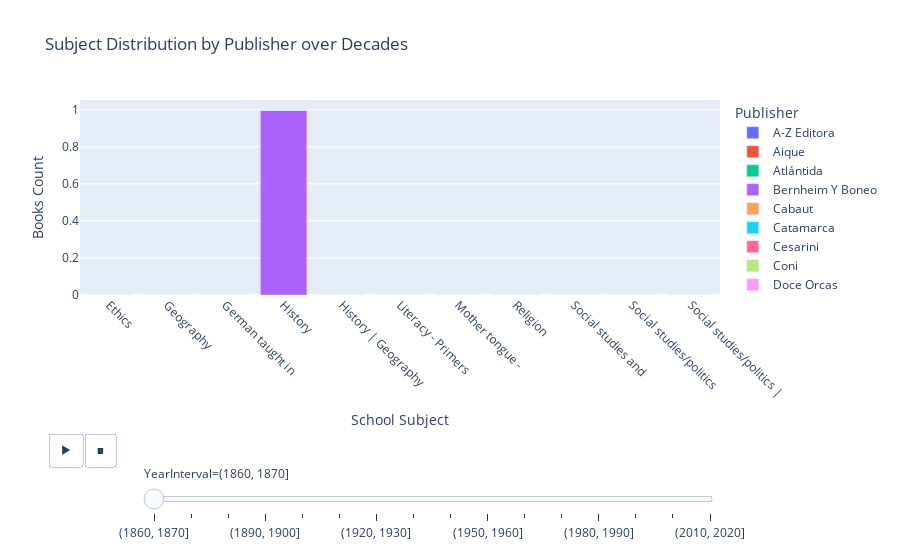

Notebook code cell kept with this figure:
### Code cell
# Graph with Plotly Express: Animated Bar Chart of Subject Distribution by Publisher over Decades

fig = px.bar(
        df.groupby([
                'YearInterval', 
                df['School Subject'].str.split().str.slice(0, 3).str.join(' '),  # cut subject to first 3 words
                'Publisher'
            ]).size().reset_index(name='Books Count'),
    x="School Subject",
    y="Books Count",
    color="Publisher",
    animation_frame="YearInterval", # decade animation
    title="Subject Distribution by Publisher over Decades",
    category_orders={"YearInterval": sorted(df['YearInterval'].unique())}
)
# rotate x-axis labels to avoid overlap
fig.update_xaxes(
    tickangle=45,
    automargin=True
)

# move menu and slider down to avoid overlap with x-axis labels
fig.update_layout(
    margin=dict(b=100),  # move bottom margin
    updatemenus=[{
        "type": "buttons",
        "showactive": False,
        "x": -0.05,       # move buttons to the left
        "y": -0.35,      # move buttons 
        "xanchor": "left",
        "yanchor": "top"
    }],
    sliders=[{
        "x": 0.1,        # move slider 
        "y": -0.55,      # move slider down
        "xanchor": "left",
        "yanchor": "top"
    }]
)

fig.show()

### Figure 1 — Plotly figure (JSON) as saved in the notebook; plotly's stock layout.template omitted (floating-point values rounded to 4 significant figures)
{"data": [{"hovertemplate": "Publisher=A-Z Editora<br>YearInterval=(1860, 1870]<br>School Subject=%{x}<br>Books Count=%{y}<extra></extra>", "legendgroup": "A-Z Editora", "marker": {"color": "#636efa", "pattern": {"shape": ""}}, "name": "A-Z Editora", "orientation": "v", "showlegend": true, "textposition": "auto", "type": "bar", "x": ["Ethics", "Geography", "German taught in", "History", "History | Geography", "Literacy - Primers", "Mother tongue -", "Religion", "Social studies and", "Social studies/politics", "Social studies/politics |"], "xaxis": "x", "y": [0, 0, 0, 0, 0, 0, 0, 0, 0, 0, 0], "yaxis": "y"}, {"hovertemplate": "Publisher=Aique<br>YearInterval=(1860, 1870]<br>School Subject=%{x}<br>Books Count=%{y}<extra></extra>", "legendgroup": "Aique", "marker": {"color": "#EF553B", "pattern": {"shape": ""}}, "name": "Aique", "orientation": "v", "showlegend": true, "textposition": "auto", "type": "bar", "x": ["Ethics", "Geography", "German taught in", "History", "History | Geography", "Literacy - Primers", "Mother tongue -", "Religion", "Social studies and", "Social studies/politics", "Social studies/politics |"], "xaxis": "x", "y": [0, 0, 0, 0, 0, 0, 0, 0, 0, 0, 0], "yaxis": "y"}, {"hovertemplate": "Publisher=Atlántida<br>YearInterval=(1860, 1870]<br>School Subject=%{x}<br>Books Count=%{y}<extra></extra>", "legendgroup": "Atlántida", "marker": {"color": "#00cc96", "pattern": {"shape": ""}}, "name": "Atlántida", "orientation": "v", "showlegend": true, "textposition": "auto", "type": "bar", "x": ["Ethics", "Geography", "German taught in", "History", "History | Geography", "Literacy - Primers", "Mother tongue -", "Religion", "Social studies and", "Social studies/politics", "Social studies/politics |"], "xaxis": "x", "y": [0, 0, 0, 0, 0, 0, 0, 0, 0, 0, 0], "yaxis": "y"}, {"hovertemplate": "Publisher=Bernheim Y Boneo<br>YearInterval=(1860, 1870]<br>School Subject=%{x}<br>Books Count=%{y}<extra></extra>", "legendgroup": "Bernheim Y Boneo", "marker": {"color": "#ab63fa", "pattern": {"shape": ""}}, "name": "Bernheim Y Boneo", "orientation": "v", "showlegend": true, "textposition": "auto", "type": "bar", "x": ["Ethics", "Geography", "German taught in", "History", "History | Geography", "Literacy - Primers", "Mother tongue -", "Religion", "Social studies and", "Social studies/politics", "Social studies/politics |"], "xaxis": "x", "y": [0, 0, 0, 1, 0, 0, 0, 0, 0, 0, 0], "yaxis": "y"}, {"hovertemplate": "Publisher=Cabaut<br>YearInterval=(1860, 1870]<br>School Subject=%{x}<br>Books Count=%{y}<extra></extra>", "legendgroup": "Cabaut", "marker": {"color": "#FFA15A", "pattern": {"shape": ""}}, "name": "Cabaut", "orientation": "v", "showlegend": true, "textposition": "auto", "type": "bar", "x": ["Ethics", "Geography", "German taught in", "History", "History | Geography", "Literacy - Primers", "Mother tongue -", "Religion", "Social studies and", "Social studies/politics", "Social studies/politics |"], "xaxis": "x", "y": [0, 0, 0, 0, 0, 0, 0, 0, 0, 0, 0], "yaxis": "y"}, {"hovertemplate": "Publisher=Catamarca<br>YearInterval=(1860, 1870]<br>School Subject=%{x}<br>Books Count=%{y}<extra></extra>", "legendgroup": "Catamarca", "marker": {"color": "#19d3f3", "pattern": {"shape": ""}}, "name": "Catamarca", "orientation": "v", "showlegend": true, "textposition": "auto", "type": "bar", "x": ["Ethics", "Geography", "German taught in", "History", "History | Geography", "Literacy - Primers", "Mother tongue -", "Religion", "Social studies and", "Social studies/politics", "Social studies/politics |"], "xaxis": "x", "y": [0, 0, 0, 0, 0, 0, 0, 0, 0, 0, 0], "yaxis": "y"}, {"hovertemplate": "Publisher=Cesarini<br>YearInterval=(1860, 1870]<br>School Subject=%{x}<br>Books Count=%{y}<extra></extra>", "legendgroup": "Cesarini", "marker": {"color": "#FF6692", "pattern": {"shape": ""}}, "name": "Cesarini", "orientation": "v", "showlegend": true, "textposition": "auto", "type": "bar", "x": ["Ethics", "Geography", "German taught in", "History", "History | Geography", "Literacy - Primers", "Mother tongue -", "Religion", "Social studies and", "Social studies/politics", "Social studies/politics |"], "xaxis": "x", "y": [0, 0, 0, 0, 0, 0, 0, 0, 0, 0, 0], "yaxis": "y"}, {"hovertemplate": "Publisher=Coni<br>YearInterval=(1860, 1870]<br>School Subject=%{x}<br>Books Count=%{y}<extra></extra>", "legendgroup": "Coni", "marker": {"color": "#B6E880", "pattern": {"shape": ""}}, "name": "Coni", "orientation": "v", "showlegend": true, "textposition": "auto", "type": "bar", "x": ["Ethics", "Geography", "German taught in", "History", "History | Geography", "Literacy - Primers", "Mother tongue -", "Religion", "Social studies and", "Social studies/politics", "Social studies/politics |"], "xaxis": "x", "y": [0, 0, 0, 0, 0, 0, 0, 0, 0, 0, 0], "yaxis": "y"}, {"hovertemplate": "Publisher=Doce Orcas<br>YearInterval=(1860, 1870]<br>School Subject=%{x}<br>Books Count=%{y}<extra></extra>", "legendgroup": "Doce Orcas", "marker": {"color": "#FF97FF", "pattern": {"shape": ""}}, "name": "Doce Orcas", "orientation": "v", "showlegend": true, "textposition": "auto", "type": "bar", "x": ["Ethics", "Geography", "German taught in", "History", "History | Geography", "Literacy - Primers", "Mother tongue -", "Religion", "Social studies and", "Social studies/politics", "Social studies/politics |"], "xaxis": "x", "y": [0, 0, 0, 0, 0, 0, 0, 0, 0, 0, 0], "yaxis": "y"}, {"hovertemplate": "Publisher=Ed. Braga<br>YearInterval=(1860, 1870]<br>School Subject=%{x}<br>Books Count=%{y}<extra></extra>", "legendgroup": "Ed. Braga", "marker": {"color": "#FECB52", "pattern": {"shape": ""}}, "name": "Ed. Braga", "orientation": "v", "showlegend": true, "textposition": "auto", "type": "bar", "x": ["Ethics", "Geography", "German taught in", "History", "History | Geography", "Literacy - Primers", "Mother tongue -", "Religion", "Social studies and", "Social studies/politics", "Social studies/politics |"], "xaxis": "x", "y": [0, 0, 0, 0, 0, 0, 0, 0, 0, 0, 0], "yaxis": "y"}, {"hovertemplate": "Publisher=Ed. Copihue<br>YearInterval=(1860, 1870]<br>School Subject=%{x}<br>Books Count=%{y}<extra></extra>", "legendgroup": "Ed. Copihue", "marker": {"color": "#636efa", "pattern": {"shape": ""}}, "name": "Ed. Copihue", "orientation": "v", "showlegend": true, "textposition": "auto", "type": "bar", "x": ["Ethics", "Geography", "German taught in", "History", "History | Geography", "Literacy - Primers", "Mother tongue -", "Religion", "Social studies and", "Social studies/politics", "Social studies/politics |"], "xaxis": "x", "y": [0, 0, 0, 0, 0, 0, 0, 0, 0, 0, 0], "yaxis": "y"}, {"hovertemplate": "Publisher=Ed. Crespillo<br>YearInterval=(1860, 1870]<br>School Subject=%{x}<br>Books Count=%{y}<extra></extra>", "legendgroup": "Ed. Crespillo", "marker": {"color": "#EF553B", "pattern": {"shape": ""}}, "name": "Ed. Crespillo", "orientation": "v", "showlegend": true, "textposition": "auto", "type": "bar", "x": ["Ethics", "Geography", "German taught in", "History", "History | Geography", "Literacy - Primers", "Mother tongue -", "Religion", "Social studies and", "Social studies/politics", "Social studies/politics |"], "xaxis": "x", "y": [0, 0, 0, 0, 0, 0, 0, 0, 0, 0, 0], "yaxis": "y"}, {"hovertemplate": "Publisher=Ed. Peuser<br>YearInterval=(1860, 1870]<br>School Subject=%{x}<br>Books Count=%{y}<extra></extra>", "legendgroup": "Ed. Peuser", "marker": {"color": "#00cc96", "pattern": {"shape": ""}}, "name": "Ed. Peuser", "orientation": "v", "showlegend": true, "textposition": "auto", "type": "bar", "x": ["Ethics", "Geography", "German taught in", "History", "History | Geography", "Literacy - Primers", "Mother tongue -", "Religion", "Social studies and", "Social studies/politics", "Social studies/politics |"], "xaxis": "x", "y": [0, 0, 0, 0, 0, 0, 0, 0, 0, 0, 0], "yaxis": "y"}, {"hovertemplate": "Publisher=Estrada<br>YearInterval=(1860, 1870]<br>School Subject=%{x}<br>Books Count=%{y}<extra></extra>", "legendgroup": "Estrada", "marker": {"color": "#ab63fa", "pattern": {"shape": ""}}, "name": "Estrada", "orientation": "v", "showlegend": true, "textposition": "auto", "type": "bar", "x": ["Ethics", "Geography", "German taught in", "History", "History | Geography", "Literacy - Primers", "Mother tongue -", "Religion", "Social studies and", "Social studies/politics", "Social studies/politics |"], "xaxis": "x", "y": [0, 0, 0, 0, 0, 0, 0, 0, 0, 0, 0], "yaxis": "y"}, {"hovertemplate": "Publisher=Fernández<br>YearInterval=(1860, 1870]<br>School Subject=%{x}<br>Books Count=%{y}<extra></extra>", "legendgroup": "Fernández", "marker": {"color": "#FFA15A", "pattern": {"shape": ""}}, "name": "Fernández", "orientation": "v", "showlegend": true, "textposition": "auto", "type": "bar", "x": ["Ethics", "Geography", "German taught in", "History", "History | Geography", "Literacy - Primers", "Mother tongue -", "Religion", "Social studies and", "Social studies/politics", "Social studies/politics |"], "xaxis": "x", "y": [0, 0, 0, 0, 0, 0, 0, 0, 0, 0, 0], "yaxis": "y"}, {"hovertemplate": "Publisher=Franzetti Y Cía<br>YearInterval=(1860, 1870]<br>School Subject=%{x}<br>Books Count=%{y}<extra></extra>", "legendgroup": "Franzetti Y Cía", "marker": {"color": "#19d3f3", "pattern": {"shape": ""}}, "name": "Franzetti Y Cía", "orientation": "v", "showlegend": true, "textposition": "auto", "type": "bar", "x": ["Ethics", "Geography", "German taught in", "History", "History | Geography", "Literacy - Primers", "Mother tongue -", "Religion", "Social studies and", "Social studies/politics", "Social studies/politics |"], "xaxis": "x", "y": [0, 0, 0, 0, 0, 0, 0, 0, 0, 0, 0], "yaxis": "y"}, {"hovertemplate": "Publisher=Goethe-Institut<br>YearInterval=(1860, 1870]<br>School Subject=%{x}<br>Books Count=%{y}<extra></extra>", "legendgroup": "Goethe-Institut", "marker": {"color": "#FF6692", "pattern": {"shape": ""}}, "name": "Goethe-Institut", "orientation": "v", "showlegend": true, "textposition": "auto", "type": "bar", "x": ["Ethics", "Geography", "German taught in", "History", "History | Geography", "Literacy - Primers", "Mother tongue -", "Religion", "Social studies and", "Social studies/politics", "Social studies/politics |"], "xaxis": "x", "y": [0, 0, 0, 0, 0, 0, 0, 0, 0, 0, 0], "yaxis": "y"}, {"hovertemplate": "Publisher=Hme<br>YearInterval=(1860, 1870]<br>School Subject=%{x}<br>Books Count=%{y}<extra></extra>", "legendgroup": "Hme", "marker": {"color": "#B6E880", "pattern": {"shape": ""}}, "name": "Hme", "orientation": "v", "showlegend": true, "textposition": "auto", "type": "bar", "x": ["Ethics", "Geography", "German taught in", "History", "History | Geography", "Literacy - Primers", "Mother tongue -", "Religion", "Social studies and", "Social studies/politics", "Social studies/politics |"], "xaxis": "x", "y": [0, 0, 0, 0, 0, 0, 0, 0, 0, 0, 0], "yaxis": "y"}, {"hovertemplate": "Publisher=Igon<br>YearInterval=(1860, 1870]<br>School Subject=%{x}<br>Books Count=%{y}<extra></extra>", "legendgroup": "Igon", "marker": {"color": "#FF97FF", "pattern": {"shape": ""}}, "name": "Igon", "orientation": "v", "showlegend": true, "textposition": "auto", "type": "bar", "x": ["Ethics", "Geography", "German taught in", "History", "History | Geography", "Literacy - Primers", "Mother tongue -", "Religion", "Social studies and", "Social studies/politics", "Social studies/politics |"], "xaxis": "x", "y": [0, 0, 0, 0, 0, 0, 0, 0, 0, 0, 0], "yaxis": "y"}, {"hovertemplate": "Publisher=J. Lajouane<br>YearInterval=(1860, 1870]<br>School Subject=%{x}<br>Books Count=%{y}<extra></extra>", "legendgroup": "J. Lajouane", "marker": {"color": "#FECB52", "pattern": {"shape": ""}}, "name": "J. Lajouane", "orientation": "v", "showlegend": true, "textposition": "auto", "type": "bar", "x": ["Ethics", "Geography", "German taught in", "History", "History | Geography", "Literacy - Primers", "Mother tongue -", "Religion", "Social studies and", "Social studies/politics", "Social studies/politics |"], "xaxis": "x", "y": [0, 0, 0, 0, 0, 0, 0, 0, 0, 0, 0], "yaxis": "y"}, {"hovertemplate": "Publisher=Kapelusz<br>YearInterval=(1860, 1870]<br>School Subject=%{x}<br>Books Count=%{y}<extra></extra>", "legendgroup": "Kapelusz", "marker": {"color": "#636efa", "pattern": {"shape": ""}}, "name": "Kapelusz", "orientation": "v", "showlegend": true, "textposition": "auto", "type": "bar", "x": ["Ethics", "Geography", "German taught in", "History", "History | Geography", "Literacy - Primers", "Mother tongue -", "Religion", "Social studies and", "Social studies/politics", "Social studies/politics |"], "xaxis": "x", "y": [0, 0, 0, 0, 0, 0, 0, 0, 0, 0, 0], "yaxis": "y"}, {"hovertemplate": "Publisher=Lajouane<br>YearInterval=(1860, 1870]<br>School Subject=%{x}<br>Books Count=%{y}<extra></extra>", "legendgroup": "Lajouane", "marker": {"color": "#EF553B", "pattern": {"shape": ""}}, "name": "Lajouane", "orientation": "v", "showlegend": true, "textposition": "auto", "type": "bar", "x": ["Ethics", "Geography", "German taught in", "History", "History | Geography", "Literacy - Primers", "Mother tongue -", "Religion", "Social studies and", "Social studies/politics", "Social studies/politics |"], "xaxis": "x", "y": [0, 0, 0, 0, 0, 0, 0, 0, 0, 0, 0], "yaxis": "y"}, {"hovertemplate": "Publisher=Lasserre<br>YearInterval=(1860, 1870]<br>School Subject=%{x}<br>Books Count=%{y}<extra></extra>", "legendgroup": "Lasserre", "marker": {"color": "#00cc96", "pattern": {"shape": ""}}, "name": "Lasserre", "orientation": "v", "showlegend": true, "textposition": "auto", "type": "bar", "x": ["Ethics", "Geography", "German taught in", "History", "History | Geography", "Literacy - Primers", "Mother tongue -", "Religion", "Social studies and", "Social studies/politics", "Social studies/politics |"], "xaxis": "x", "y": [0, 0, 0, 0, 0, 0, 0, 0, 0, 0, 0], "yaxis": "y"}, {"hovertemplate": "Publisher=Librería De Mayo<br>YearInterval=(1860, 1870]<br>School Subject=%{x}<br>Books Count=%{y}<extra></extra>", "legendgroup": "Librería De Mayo", "marker": {"color": "#ab63fa", "pattern": {"shape": ""}}, "name": "Librería De Mayo", "orientation": "v", "showlegend": true, "textposition": "auto", "type": "bar", "x": ["Ethics", "Geography", "German taught in", "History", "History | Geography", "Literacy - Primers", "Mother tongue -", "Religion", "Social studies and", "Social studies/politics", "Social studies/politics |"], "xaxis": "x", "y": [0, 0, 0, 0, 0, 0, 0, 0, 0, 0, 0], "yaxis": "y"}, {"hovertemplate": "Publisher=Librería Del Colegio<br>YearInterval=(1860, 1870]<br>School Subject=%{x}<br>Books Count=%{y}<extra></extra>", "legendgroup": "Librería Del Colegio", "marker": {"color": "#FFA15A", "pattern": {"shape": ""}}, "name": "Librería Del Colegio", "orientation": "v", "showlegend": true, "textposition": "auto", "type": "bar", "x": ["Ethics", "Geography", "German taught in", "History", "History | Geography", "Literacy - Primers", "Mother tongue -", "Religion", "Social studies and", "Social studies/politics", "Social studies/politics |"], "xaxis": "x", "y": [0, 0, 0, 0, 0, 0, 0, 0, 0, 0, 0], "yaxis": "y"}, {"hovertemplate": "Publisher=Librería La Nena<br>YearInterval=(1860, 1870]<br>School Subject=%{x}<br>Books Count=%{y}<extra></extra>", "legendgroup": "Librería La Nena", "marker": {"color": "#19d3f3", "pattern": {"shape": ""}}, "name": "Librería La Nena", "orientation": "v", "showlegend": true, "textposition": "auto", "type": "bar", "x": ["Ethics", "Geography", "German taught in", "History", "History | Geography", "Literacy - Primers", "Mother tongue -", "Religion", "Social studies and", "Social studies/politics", "Social studies/politics |"], "xaxis": "x", "y": [0, 0, 0, 0, 0, 0, 0, 0, 0, 0, 0], "yaxis": "y"}, {"hovertemplate": "Publisher=Losada<br>YearInterval=(1860, 1870]<br>School Subject=%{x}<br>Books Count=%{y}<extra></extra>", "legendgroup": "Losada", "marker": {"color": "#FF6692", "pattern": {"shape": ""}}, "name": "Losada", "orientation": "v", "showlegend": true, "textposition": "auto", "type": "bar", "x": ["Ethics", "Geography", "German taught in", "History", "History | Geography", "Literacy - Primers", "Mother tongue -", "Religion", "Social studies and", "Social studies/politics", "Social studies/politics |"], "xaxis": "x", "y": [0, 0, 0, 0, 0, 0, 0, 0, 0, 0, 0], "yaxis": "y"}, {"hovertemplate": "Publisher=Mawis<br>YearInterval=(1860, 1870]<br>School Subject=%{x}<br>Books Count=%{y}<extra></extra>", "legendgroup": "Mawis", "marker": {"color": "#B6E880", "pattern": {"shape": ""}}, "name": "Mawis", "orientation": "v", "showlegend": true, "textposition": "auto", "type": "bar", "x": ["Ethics", "Geography", "German taught in", "History", "History | Geography", "Literacy - Primers", "Mother tongue -", "Religion", "Social studies and", "Social studies/politics", "Social studies/politics |"], "xaxis": "x", "y": [0, 0, 0, 0, 0, 0, 0, 0, 0, 0, 0], "yaxis": "y"}, {"hovertemplate": "Publisher=Mercur<br>YearInterval=(1860, 1870]<br>School Subject=%{x}<br>Books Count=%{y}<extra></extra>", "legendgroup": "Mercur", "marker": {"color": "#FF97FF", "pattern": {"shape": ""}}, "name": "Mercur", "orientation": "v", "showlegend": true, "textposition": "auto", "type": "bar", "x": ["Ethics", "Geography", "German taught in", "History", "History | Geography", "Literacy - Primers", "Mother tongue -", "Religion", "Social studies and", "Social studies/politics", "Social studies/politics |"], "xaxis": "x", "y": [0, 0, 0, 0, 0, 0, 0, 0, 0, 0, 0], "yaxis": "y"}, {"hovertemplate": "Publisher=Plus Ultra<br>YearInterval=(1860, 1870]<br>School Subject=%{x}<br>Books Count=%{y}<extra></extra>", "legendgroup": "Plus Ultra", "marker": {"color": "#FECB52", "pattern": {"shape": ""}}, "name": "Plus Ultra", "orientation": "v", "showlegend": true, "textposition": "auto", "type": "bar", "x": ["Ethics", "Geography", "German taught in", "History", "History | Geography", "Literacy - Primers", "Mother tongue -", "Religion", "Social studies and", "Social studies/politics", "Social studies/politics |"], "xaxis": "x", "y": [0, 0, 0, 0, 0, 0, 0, 0, 0, 0, 0], "yaxis": "y"}, {"hovertemplate": "Publisher=Puerto De Palos<br>YearInterval=(1860, 1870]<br>School Subject=%{x}<br>Books Count=%{y}<extra></extra>", "legendgroup": "Puerto De Palos", "marker": {"color": "#636efa", "pattern": {"shape": ""}}, "name": "Puerto De Palos", "orientation": "v", "showlegend": true, "textposition": "auto", "type": "bar", "x": ["Ethics", "Geography", "German taught in", "History", "History | Geography", "Literacy - Primers", "Mother tongue -", "Religion", "Social studies and", "Social studies/politics", "Social studies/politics |"], "xaxis": "x", "y": [0, 0, 0, 0, 0, 0, 0, 0, 0, 0, 0], "yaxis": "y"}, {"hovertemplate": "Publisher=Santillana<br>YearInterval=(1860, 1870]<br>School Subject=%{x}<br>Books Count=%{y}<extra></extra>", "legendgroup": "Santillana", "marker": {"color": "#EF553B", "pattern": {"shape": ""}}, "name": "Santillana", "orientation": "v", "showlegend": true, "textposition": "auto", "type": "bar", "x": ["Ethics", "Geography", "German taught in", "History", "History | Geography", "Literacy - Primers", "Mother tongue -", "Religion", "Social studies and", "Social studies/politics", "Social studies/politics |"], "xaxis": "x", "y": [0, 0, 0, 0, 0, 0, 0, 0, 0, 0, 0], "yaxis": "y"}, {"hovertemplate": "Publisher=Sesé<br>YearInterval=(1860, 1870]<br>School Subject=%{x}<br>Books Count=%{y}<extra></extra>", "legendgroup": "Sesé", "marker": {"color": "#00cc96", "pattern": {"shape": ""}}, "name": "Sesé", "orientation": "v", "showlegend": true, "textposition": "auto", "type": "bar", "x": ["Ethics", "Geography", "German taught in", "History", "History | Geography", "Literacy - Primers", "Mother tongue -", "Religion", "Social studies and", "Social studies/politics", "Social studies/politics |"], "xaxis": "x", "y": [0, 0, 0, 0, 0, 0, 0, 0, 0, 0, 0], "yaxis": "y"}, {"hovertemplate": "Publisher=Stella<br>YearInterval=(1860, 1870]<br>School Subject=%{x}<br>Books Count=%{y}<extra></extra>", "legendgroup": "Stella", "marker": {"color": "#ab63fa", "pattern": {"shape": ""}}, "name": "Stella", "orientation": "v", "showlegend": true, "textposition": "auto", "type": "bar", "x": ["Ethics", "Geography", "German taught in", "History", "History | Geography", "Literacy - Primers", "Mother tongue -", "Religion", "Social studies and", "Social studies/politics", "Social studies/politics |"], "xaxis": "x", "y": [0, 0, 0, 0, 0, 0, 0, 0, 0, 0, 0], "yaxis": "y"}, {"hovertemplate": "Publisher=Tinta Fresca<br>YearInterval=(1860, 1870]<br>School Subject=%{x}<br>Books Count=%{y}<extra></extra>", "legendgroup": "Tinta Fresca", "marker": {"color": "#FFA15A", "pattern": {"shape": ""}}, "name": "Tinta Fresca", "orientation": "v", "showlegend": true, "textposition": "auto", "type": "bar", "x": ["Ethics", "Geography", "German taught in", "History", "History | Geography", "Literacy - Primers", "Mother tongue -", "Religion", "Social studies and", "Social studies/politics", "Social studies/politics |"], "xaxis": "x", "y": [0, 0, 0, 0, 0, 0, 0, 0, 0, 0, 0], "yaxis": "y"}, {"hovertemplate": "Publisher=Troquel<br>YearInterval=(1860, 1870]<br>School Subject=%{x}<br>Books Count=%{y}<extra></extra>", "legendgroup": "Troquel", "marker": {"color": "#19d3f3", "pattern": {"shape": ""}}, "name": "Troquel", "orientation": "v", "showlegend": true, "textposition": "auto", "type": "bar", "x": ["Ethics", "Geography", "German taught in", "History", "History | Geography", "Literacy - Primers", "Mother tongue -", "Religion", "Social studies and", "Social studies/politics", "Social studies/politics |"], "xaxis": "x", "y": [0, 0, 0, 0, 0, 0, 0, 0, 0, 0, 0], "yaxis": "y"}], "layout": {"barmode": "relative", "legend": {"title": {"text": "Publisher"}, "tracegroupgap": 0}, "margin": {"b": 100}, "sliders": [{"active": 0, "currentvalue": {"prefix": "YearInterval="}, "len": 0.9, "pad": {"b": 10, "t": 60}, "steps": [{"args": [["(1860, 1870]"], {"frame": {"duration": 0, "redraw": true}, "fromcurrent": true, "mode": "immediate", "transition": {"duration": 0, "easing": "linear"}}], "label": "(1860, 1870]", "method": "animate"}, {"args": [["(1870, 1880]"], {"frame": {"duration": 0, "redraw": true}, "fromcurrent": true, "mode": "immediate", "transition": {"duration": 0, "easing": "linear"}}], "label": "(1870, 1880]", "method": "animate"}, {"args": [["(1880, 1890]"], {"frame": {"duration": 0, "redraw": true}, "fromcurrent": true, "mode": "immediate", "transition": {"duration": 0, "easing": "linear"}}], "label": "(1880, 1890]", "method": "animate"}, {"args": [["(1890, 1900]"], {"frame": {"duration": 0, "redraw": true}, "fromcurrent": true, "mode": "immediate", "transition": {"duration": 0, "easing": "linear"}}], "label": "(1890, 1900]", "method": "animate"}, {"args": [["(1900, 1910]"], {"frame": {"duration": 0, "redraw": true}, "fromcurrent": true, "mode": "immediate", "transition": {"duration": 0, "easing": "linear"}}], "label": "(1900, 1910]", "method": "animate"}, {"args": [["(1910, 1920]"], {"frame": {"duration": 0, "redraw": true}, "fromcurrent": true, "mode": "immediate", "transition": {"duration": 0, "easing": "linear"}}], "label": "(1910, 1920]", "method": "animate"}, {"args": [["(1920, 1930]"], {"frame": {"duration": 0, "redraw": true}, "fromcurrent": true, "mode": "immediate", "transition": {"duration": 0, "easing": "linear"}}], "label": "(1920, 1930]", "method": "animate"}, {"args": [["(1930, 1940]"], {"frame": {"duration": 0, "redraw": true}, "fromcurrent": true, "mode": "immediate", "transition": {"duration": 0, "easing": "linear"}}], "label": "(1930, 1940]", "method": "animate"}, {"args": [["(1940, 1950]"], {"frame": {"duration": 0, "redraw": true}, "fromcurrent": true, "mode": "immediate", "transition": {"duration": 0, "easing": "linear"}}], "label": "(1940, 1950]", "method": "animate"}, {"args": [["(1950, 1960]"], {"frame": {"duration": 0, "redraw": true}, "fromcurrent": true, "mode": "immediate", "transition": {"duration": 0, "easing": "linear"}}], "label": "(1950, 1960]", "method": "animate"}, {"args": [["(1960, 1970]"], {"frame": {"duration": 0, "redraw": true}, "fromcurrent": true, "mode": "immediate", "transition": {"duration": 0, "easing": "linear"}}], "label": "(1960, 1970]", "method": "animate"}, {"args": [["(1970, 1980]"], {"frame": {"duration": 0, "redraw": true}, "fromcurrent": true, "mode": "immediate", "transition": {"duration": 0, "easing": "linear"}}], "label": "(1970, 1980]", "method": "animate"}, {"args": [["(1980, 1990]"], {"frame": {"duration": 0, "redraw": true}, "fromcurrent": true, "mode": "immediate", "transition": {"duration": 0, "easing": "linear"}}], "label": "(1980, 1990]", "method": "animate"}, {"args": [["(1990, 2000]"], {"frame": {"duration": 0, "redraw": true}, "fromcurrent": true, "mode": "immediate", "transition": {"duration": 0, "easing": "linear"}}], "label": "(1990, 2000]", "method": "animate"}, {"args": [["(2000, 2010]"], {"frame": {"duration": 0, "redraw": true}, "fromcurrent": true, "mode": "immediate", "transition": {"duration": 0, "easing": "linear"}}], "label": "(2000, 2010]", "method": "animate"}, {"args": [["(2010, 2020]"], {"frame": {"duration": 0, "redraw": true}, "fromcurrent": true, "mode": "immediate", "transition": {"duration": 0, "easing": "linear"}}], "label": "(2010, 2020]", "method": "animate"}], "x": 0.1, "xanchor": "left", "y": -0.55, "yanchor": "top"}], "title": {"text": "Subject Distribution by Publisher over Decades"}, "updatemenus": [{"buttons": [{"args": [null, {"frame": {"duration": 500, "redraw": true}, "fromcurrent": true, "mode": "immediate", "transition": {"duration": 500, "easing": "linear"}}], "label": "&#9654;", "method": "animate"}, {"args": [[null], {"frame": {"duration": 0, "redraw": true}, "fromcurrent": true, "mode": "immediate", "transition": {"duration": 0, "easing": "linear"}}], "label": "&#9724;", "method": "animate"}], "direction": "left", "pad": {"r": 10, "t": 70}, "showactive": false, "type": "buttons", "x": -0.05, "xanchor": "left", "y": -0.35, "yanchor": "top"}], "xaxis": {"anchor": "y", "automargin": true, "domain": [0, 1], "tickangle": 45, "title": {"text": "School Subject"}}, "yaxis": {"anchor": "x", "domain": [0, 1], "title": {"text": "Books Count"}}}}
